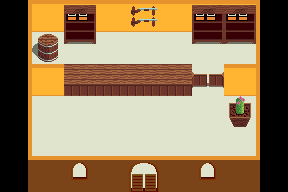

A 2D game scene composited from a Tiled map and its tileset images. What follows is a short description and the map's XML, with every tile layer's data as written:
An orthogonal 9x6 tile map with 32x32 px tiles, 3 tile layers (Base, Overlay, Table Decor), 2 tilesets and 3 objects (GunSalesman).

<map version="1.0" orientation="orthogonal" renderorder="right-down" width="9" height="6" tilewidth="32" tileheight="32" nextobjectid="7">
 <properties>
  <property name="Name" value="GunStore" />
    <property name="DeadMap" value="Spirit_GunStore" />
 </properties>
 <tileset firstgid="1" source="../Tilesets/Interior.tsx" />
 <tileset firstgid="257" name="PlaceObjects" tilewidth="32" tileheight="32" tilecount="16" columns="4">
  <image source="../Tilesets/PlaceObjects.png" width="128" height="128" />
  <tile id="0">
   <properties>
    <property name="ObjectName" value="ShootOnSight" />
   </properties>
  </tile>
 </tileset>
 <layer name="Base" width="9" height="6">
  <data encoding="csv">
0,1,1,3,1,1,1,1,0,
0,34,34,34,34,34,34,34,0,
0,1,34,34,34,34,34,1,0,
0,34,34,34,34,34,34,34,0,
0,34,34,34,34,34,34,34,0,
0,34,34,34,34,34,34,34,0
</data>
 </layer>
 <layer name="Overlay" width="9" height="6">
  <data encoding="csv">
6,0,113,0,0,0,113,113,0,
6,53,129,0,0,0,129,129,0,
6,0,81,81,81,81,82,0,0,
6,0,0,0,0,0,0,69,0,
6,0,0,0,0,0,0,0,0,
22,0,0,0,0,0,0,0,0
</data>
 </layer>
 <layer name="Table Decor" width="9" height="6">
  <data encoding="csv">
6,0,0,1,97,0,0,0,7,
6,0,0,0,0,0,0,0,7,
6,0,0,0,0,0,0,0,7,
6,0,0,0,0,0,0,57,7,
6,8,8,8,8,8,8,8,7,
22,17,18,17,19,17,18,17,23
</data>
 </layer>
 <objectgroup name="Objects">
  <object id="1" x="128" y="192" width="32" height="32">
   <properties>
    <property name="PortalTo" value="DessertTest:GunStore" />
   </properties>
  </object>
  <object id="2" x="128" y="160" width="32" height="32">
   <properties>
    <property name="PortalFrom" value="default" />
   </properties>
  </object>
  <object id="6" name="GunSalesman" gid="257" x="128" y="64" width="32" height="32">
   <properties>
    <property name="ObjectName" value="GunSalesman" />
    <property name="When" value="not player_is_dead" />
   </properties>
  </object>
 </objectgroup>
</map>
